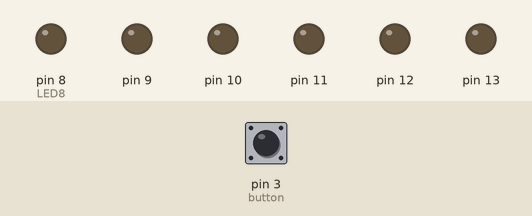
Recording of a sketch running on a simulated Arduino Uno, built with avr-gcc and run on an emulated ATmega328P. Parts: output pins drawn as LEDs (lit = HIGH). The inputs (shaded band) are chosen by the test bench; at power-on: pin 3 (button) LOW.

Above: at 1.2 s.
1.3 s: pin 3 (button) pulled HIGH for 0.15 s
At 3.9 s:
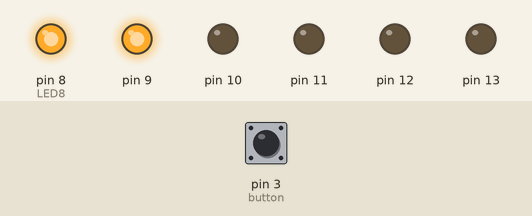
4.4 s: pin 3 (button) pulled HIGH for 3.2 s
At 6.9 s:
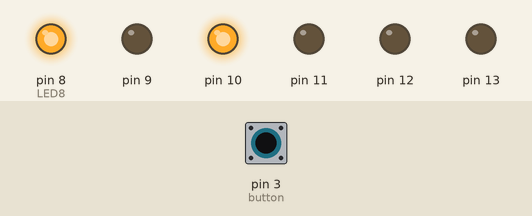
10.6 s: pin 3 (button) pulled HIGH for 1 s
At 11.2 s:
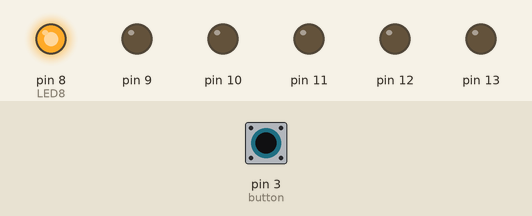
Timing chart, 0 to 16.3 s (numbered marks = the images above; inputs shaded):
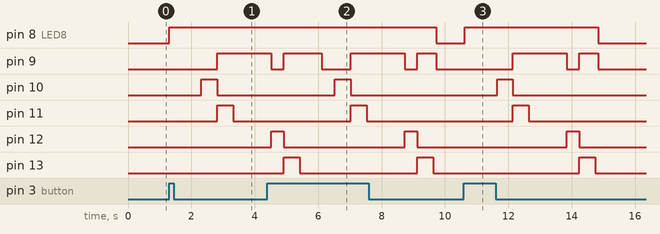

Measured:
- after the input at 1.3 s, pin 8 (LED8): LOW → HIGH at once; pin 9: LOW → HIGH after 1.5 s; pin 10: LOW → HIGH after 1.0 s, → LOW 0.50 s later; pin 11: LOW → HIGH after 1.5 s, → LOW 0.50 s later
- after the input at 4.4 s, pin 8 (LED8): HIGH → LOW after 5.3 s instead of 1.1 s; pin 10: LOW → HIGH after 2.1 s, → LOW 0.50 s later; pin 11: LOW → HIGH after 2.6 s, → LOW 0.50 s later
- after the input at 10.6 s, pin 8 (LED8): LOW → HIGH at once, → LOW 4.2 s later; pin 9: LOW → HIGH after 1.5 s, → LOW 1.7 s later, → HIGH 0.40 s later, → LOW 0.60 s later; pin 10: LOW → HIGH after 1.0 s, → LOW 0.50 s later; pin 11: LOW → HIGH after 1.5 s, → LOW 0.50 s later; pin 12: LOW → HIGH after 3.2 s, → LOW 0.40 s later
- by itself, pin 12: alternates HIGH for 0.40 s and LOW for 3.8 s
- by itself, pin 13: alternates HIGH for 0.50 s and LOW for 3.7 s

The sketch:

SS6_TheBOX_BpierreLouis_10-24-20.ino
```cpp
/*
 * Bryan Pierre-Louis
 * 10-24-2020
 * THE BOX
 * not the beginning delay
 * Just the infamous part
 * Check it out
 */

int buttonValue = 0; // State of button

int button = 3;

int LED13 = 13; // Creates variable called LED13 and assign value to 13
int LED12 = 12; //Creates variable caleld LED12 and assign it to 12
int LED11 = 11; //Creates variable caleld LED11 and assign it to 11
int LED10 = 10; //Creates variable caleld LED10 and assign it to 10
int LED9 = 9; //Creates variable caleld LED9 and assign it to 9
const int LED8 = 8; //Creates CONSTant variable called LED8 and assign to 8


void setup() {
  // put your setup code here, to run once:
  // Setting pin's as outputs
pinMode(button, INPUT);
pinMode(13, OUTPUT);
pinMode(12, OUTPUT);
pinMode(11, OUTPUT);
pinMode(10, OUTPUT);
pinMode(9, OUTPUT);
pinMode(8, OUTPUT);
}

void loop() {

  buttonValue = digitalRead(button);
if(buttonValue != 0)
{
//Led 8 On and off
digitalWrite(LED8, 50);
delay(5); // miliSceonds
digitalWrite(LED8, 110);
delay(100); // miliSceonds
digitalWrite(LED8, 180);
delay(200); // miliSceonds
digitalWrite(LED8, 255);
delay(300); // miliSceonds

  // put your main code here, to run repeatedly:

  // DELAY TO Start

 // STATE 1
  digitalWrite(9, LOW);
  digitalWrite(10, LOW);
  digitalWrite(11, LOW);
  digitalWrite(12, LOW);
  digitalWrite(13, LOW);
  delay(410);

  // STATE 2
  digitalWrite(9, LOW);
  digitalWrite(10, HIGH);
  digitalWrite(11, LOW);
  digitalWrite(12, LOW);
  digitalWrite(13, LOW);
  delay(500);
  // STATE 3
  digitalWrite(9, HIGH);
  digitalWrite(10, LOW);
  digitalWrite(11, HIGH);
  digitalWrite(12, LOW);
  digitalWrite(13, LOW);
  delay(500);

  // STATE 4
  digitalWrite(10, LOW);
  digitalWrite(11, LOW);
  digitalWrite(12, LOW);
  digitalWrite(13, LOW);
  delay(1200);

  // STATE 5
  digitalWrite(9, LOW);
  digitalWrite(10, LOW);
  digitalWrite(11, LOW);
  digitalWrite(12, HIGH);
  digitalWrite(13, LOW);
  delay(400);

  // STATE 6
   digitalWrite(9, HIGH);
  digitalWrite(10, LOW);
  digitalWrite(11, LOW);
  digitalWrite(12, LOW);
  digitalWrite(13, HIGH);
  delay(500);

  // STATE 7
  digitalWrite(10, LOW);
  digitalWrite(11, LOW);
  digitalWrite(12, LOW);
  digitalWrite(13, LOW);
  delay(100);

}

else {

 // STATE 7
  digitalWrite(LED8, LOW);
  digitalWrite(9, LOW);
  digitalWrite(10, LOW);
  digitalWrite(11, LOW);
  digitalWrite(12, LOW);
  digitalWrite(13, LOW);
  delay(100);

}


/*analogWrite(LED8, 100);
delay(800);
analogWrite(LED8, 175);
delay(1000);
analogWrite(LED8, 255);
delay(1000);
*/
}
```
